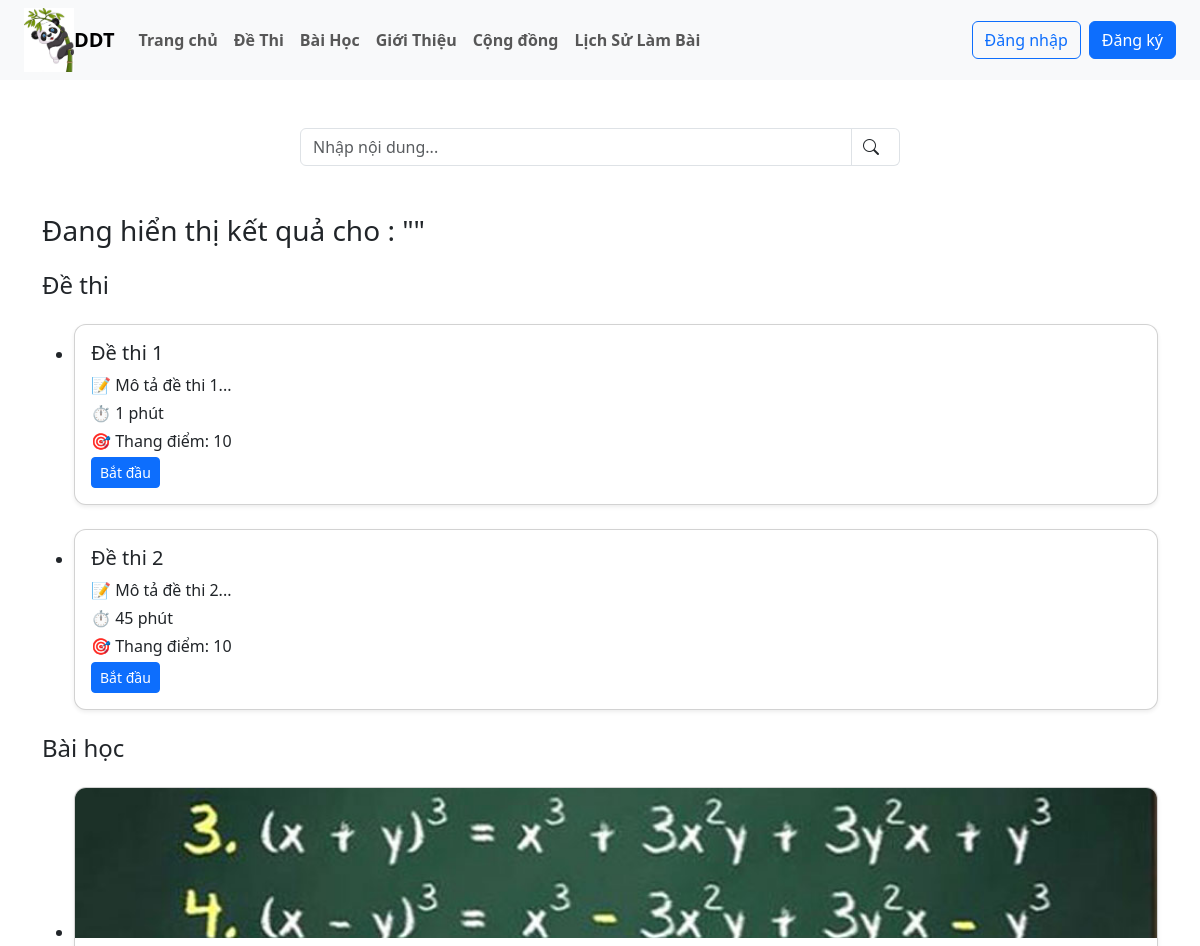
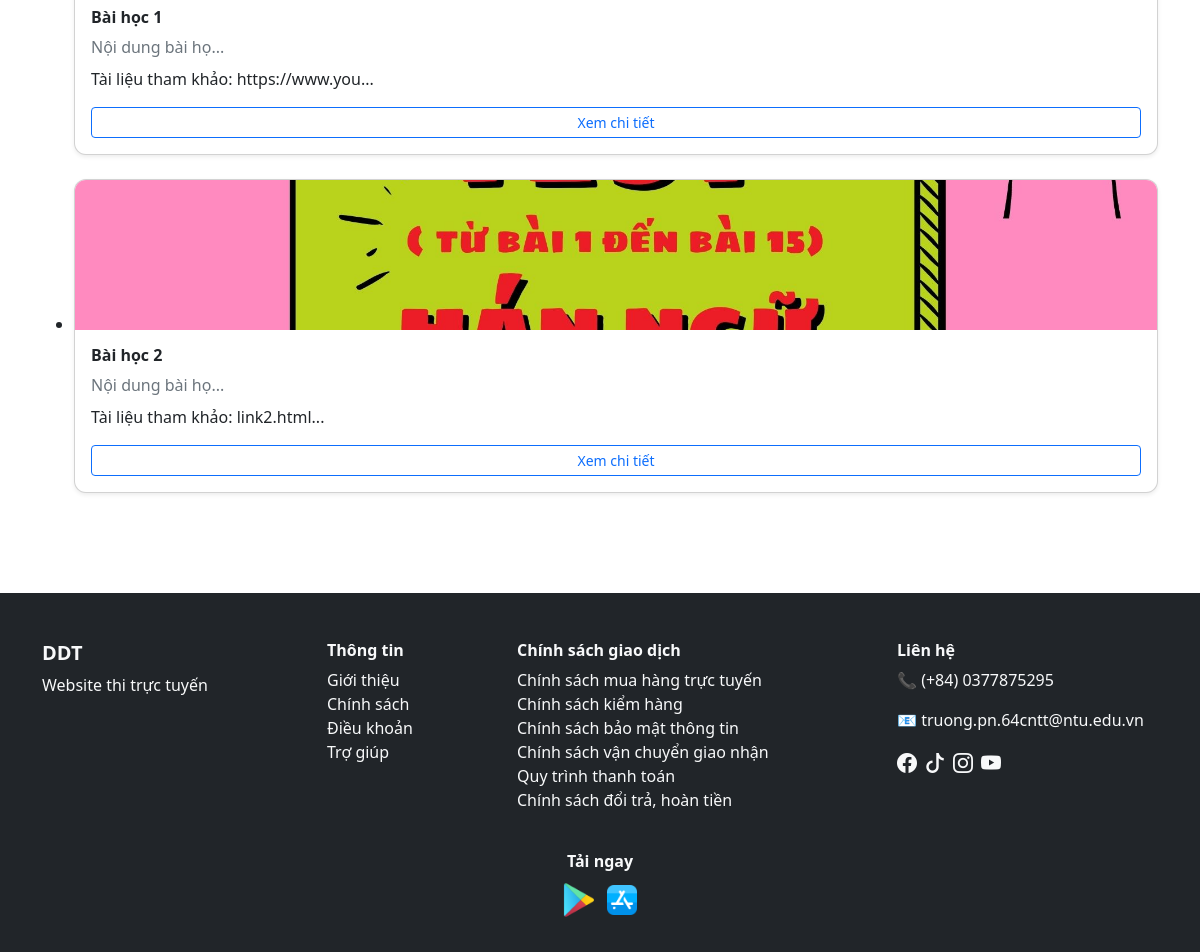
/user/tim_kiem.php, run on an earlier commit of the app's database (2 pictures, top to bottom).
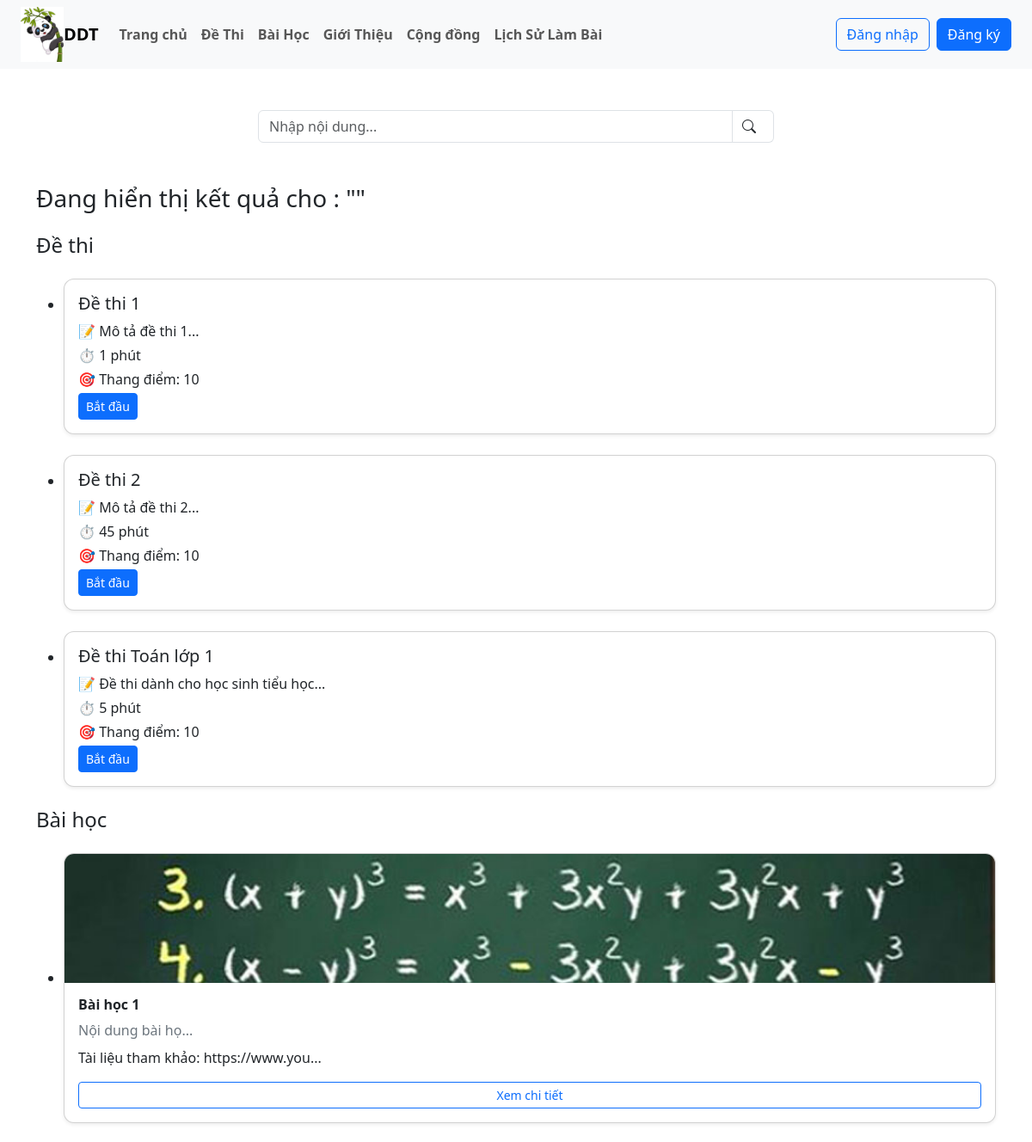
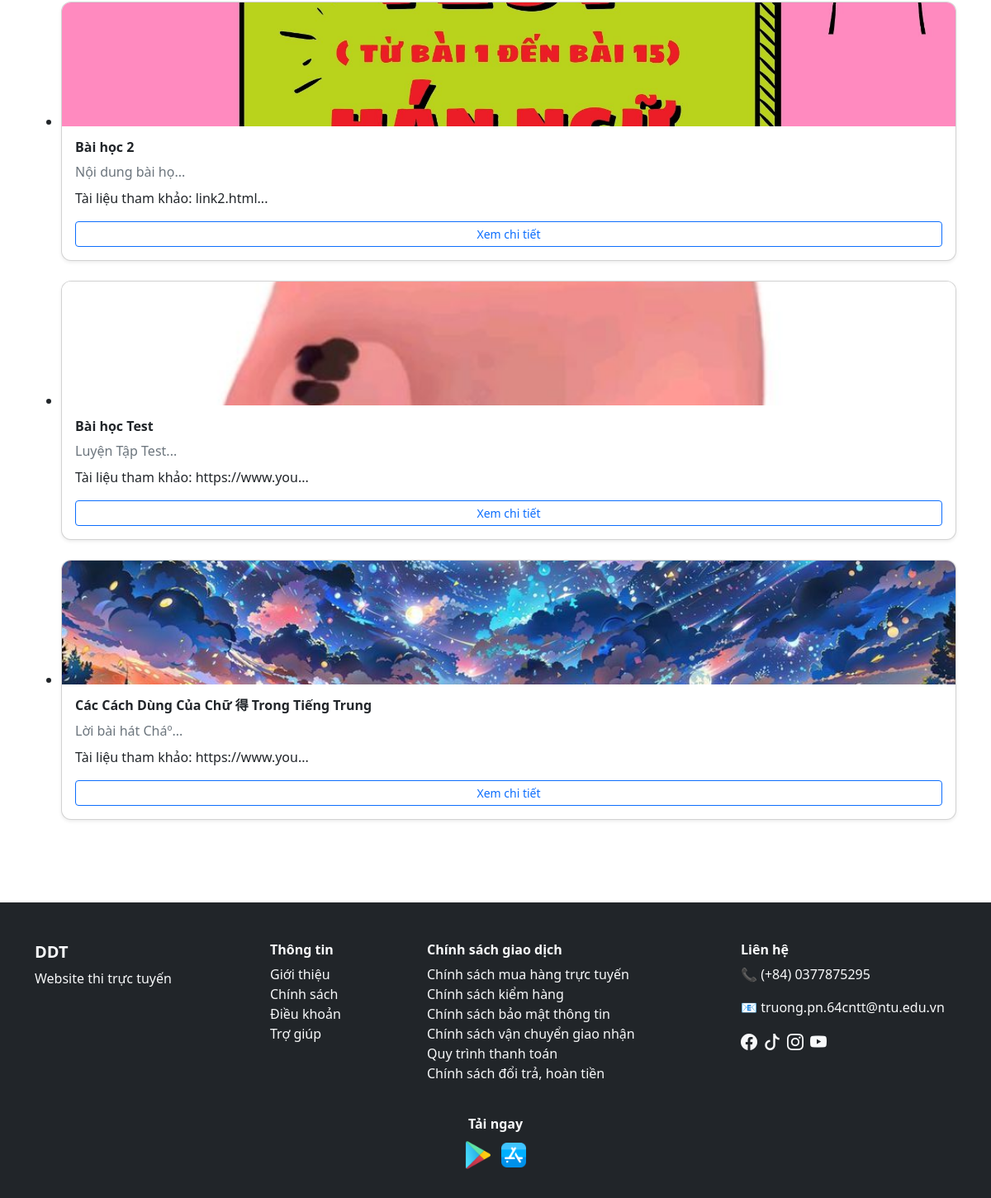
And on a later commit of the database (2 pictures, top to bottom).
### tables this page shows
CREATE TABLE `de_thi` (
  `id` varchar(10) NOT NULL,
  `id_danh_muc` int(11) DEFAULT NULL,
  `ten_de_thi` varchar(255) NOT NULL,
  `mo_ta` text DEFAULT NULL,
  `thoi_gian` int(11) DEFAULT NULL,
  `id_bai_hoc` varchar(10) DEFAULT NULL,
  `thang_diem` int(11) DEFAULT 10,
  `ngay_tao` datetime DEFAULT current_timestamp(),
  `trang_thai` tinyint(1) NOT NULL DEFAULT 0
);

CREATE TABLE `bai_hoc` (
  `id` varchar(10) NOT NULL,
  `tieu_de` varchar(255) NOT NULL,
  `noi_dung` text DEFAULT NULL,
  `anh_bai_hoc` varchar(255) DEFAULT NULL,
  `link_bai_hoc` varchar(255) DEFAULT NULL,
  `ngay_tao` datetime DEFAULT current_timestamp(),
  `id_danh_muc` int(11) DEFAULT NULL
);

### user/tim_kiem.php (the view, shortened to what this page needs)
<?php
include_once("./header.php");
$keyword = $_GET['q'] ?? '';
$keyword = mysqli_real_escape_string($dbc, $keyword);
$limit = 10;
$page_de = isset($_GET['page_de']) ? (int)$_GET['page_de'] : 1;
$start_de = ($page_de - 1) * $limit;
$page_bh = isset($_GET['page_bh']) ? (int)$_GET['page_bh'] : 1;
$start_bh = ($page_bh - 1) * $limit;
$sql_de_thi = "
    SELECT * FROM de_thi
    WHERE ten_de_thi LIKE '%$keyword%'
        OR mo_ta LIKE '%$keyword%'
    LIMIT $start_de, $limit
";
$result_de_thi = mysqli_query($dbc, $sql_de_thi);
$sql_bai_hoc = "
    SELECT * FROM bai_hoc
    WHERE tieu_de LIKE '%$keyword%'
        OR noi_dung LIKE '%$keyword%'
    LIMIT $start_bh, $limit
";
$result_bai_hoc = mysqli_query($dbc, $sql_bai_hoc);
?>
<div class="container my-4">
    <form action="tim_kiem.php" method="GET">
        <div class="d-flex justify-content-center my-5">
            <div class="input-group" style="max-width: 600px;">
                <input type="text" name="q" class="form-control" placeholder="Nhập nội dung..." required>
                <button class="input-group-text bg-white border-start-0" type="submit">
                    <i class="bi bi-search me-2"></i>
                </button>
            </div>
        </div>
    </form>
    <h3>Đang hiển thị kết quả cho : "<?= htmlspecialchars($keyword) ?>"</h3>
    <?php if (mysqli_num_rows($result_de_thi) > 0): ?>
    <h4 class="mt-4">Đề thi</h4>
    <ul>
        <?php while ($row = mysqli_fetch_assoc($result_de_thi)): ?>
        <li>
            <div class="card shadow-sm mt-4 mb-4" style="min-width: 250px;">
                <div class="card-body">
                    <h5 class="card-title"><?= $row['ten_de_thi'] ?></h5>
                    <p class="card-text mb-1">📝 <?= substr($row['mo_ta'], 0, 60) ?>...</p>
                    <p class="card-text mb-1">⏱️ <?= $row['thoi_gian'] ?> phút</p>
                    <p class="card-text mb-1">🎯 Thang điểm: <?= $row['thang_diem'] ?></p>
                    <a href="chi_tiet_de_thi.php?id=<?= $row['id'] ?>" class="btn btn-primary btn-sm">Bắt đầu</a>
                </div>
            </div>
        </li>
        <?php endwhile; ?>
    </ul>
    <?php endif; ?>
    <?php if (mysqli_num_rows($result_bai_hoc) > 0): ?>
    <h4 class="mt-4">Bài học</h4>
    <ul>
        <?php while ($row = mysqli_fetch_assoc($result_bai_hoc)): ?>
        <li>
            <div class="card shadow-sm mt-4 mb-4" style="min-width: 260px;">
                <?php if (!empty($row['anh_bai_hoc'])): ?>
                <img src="./image_baihoc/<?= $row['anh_bai_hoc'] ?>" class="card-img-top"
                    style="height: 150px; object-fit: cover;">
                <?php endif; ?>
                <div class="card-body">
                    <h6 class="card-title fw-bold"><?= $row['tieu_de'] ?></h6>
                    <p class="text-secondary mb-2">
                        <?= substr($row['noi_dung'], 0, 20) ?>...
                    </p>
                    <?php if (!empty($row['link_bai_hoc'])): ?>
                    <p>
                        Tài liệu tham khảo: <?= substr($row['link_bai_hoc'], 0, 15) ?>...
                    </p>
                    <?php endif; ?>
                    <a href="chi_tiet_bai_hoc.php?id_bh=<?= $row['id'] ?>" class="btn btn-outline-primary btn-sm w-100">
                        Xem chi tiết
                    </a>
                </div>
            </div>
        </li>
        <?php endwhile; ?>
    </ul>
    <?php endif; ?>
</div>
<?php
include_once("./footer.php");
?>

### user/header.php (shortened to what this page needs)
<!DOCTYPE html>
<html lang="vi">
<head>
    <link href="https://cdn.jsdelivr.net/npm/bootstrap@5.3.8/dist/css/bootstrap.min.css" rel="stylesheet"
>
    <link href="https://cdn.jsdelivr.net/npm/bootstrap-icons/font/bootstrap-icons.css" rel="stylesheet">
    <link rel="stylesheet" href="./CSS/style_user.css">
</head>
<body>
    <nav class="navbar navbar-expand-lg navbar-light bg-light px-4">
        <img src="../app/image/hinh-gau-truc-chibi-cute_082047594.jpg" alt="Gấu trúc cute" style="width: 50px;">
        <a class="navbar-brand fw-bold" href="./index.php">DDT</a>
        <div class="collapse navbar-collapse" id="navbarNav">
            <?php $current_page = basename($_SERVER['PHP_SELF']); ?>
            <ul class="navbar-nav me-auto mb-2 mb-lg-0 fw-bold">
                <li class="nav-item">
                    <a class="nav-link <?= ($current_page == 'index.php') ? 'active' : '' ?>" href="./index.php">Trang
                        chủ</a>
                </li>
                <li class="nav-item">
                    <a class="nav-link <?= ($current_page == 'de_thi.php') ? 'active' : '' ?>" href="./de_thi.php">Đề
                        Thi</a>
                </li>
                <li class="nav-item">
                    <a class="nav-link <?= ($current_page == 'bai_hoc.php') ? 'active' : '' ?>" href="./bai_hoc.php">Bài
                        Học</a>
                </li>
                <li class="nav-item">
                    <a class="nav-link <?= ($current_page == 'gioi_thieu.php') ? 'active' : '' ?>"
                        href="./gioi_thieu.php">Giới
                        Thiệu</a>
                </li>
                <li class="nav-item">
                    <a class="nav-link <?= ($current_page == 'cong_dong.php') ? 'active' : '' ?>"
                        href="./cong_dong.php">Cộng
                        đồng</a>
                </li>
                <li class="nav-item">
                    <a class="nav-link <?= ($current_page == 'lich_su_lam_bai.php') ? 'active' : '' ?>"
                        href="./lich_su_lam_bai.php">Lịch Sử Làm Bài</a>
                </li>
            </ul>
            <div class="d-flex align-items-center">
                <?php if (isset($_SESSION['user_id'])): ?>
                <div class="dropdown">
                    <a href="#" class="d-flex align-items-center text-decoration-none dropdown-toggle ms-2 me-2"
                        id="userDropdown" data-bs-toggle="dropdown">
                        <?php $anh_avatar =  $_SESSION['anh_dai_dien'] ?? 'default.png'; ?>
                        <img src="./image_user/<?php echo $anh_avatar ?>" alt="Ảnh đại diện" class="rounded-circle me-2"
                            style="width: 40px; height: 40px; object-fit: cover;">
                        <span><?php echo $_SESSION['ho_ten']; ?></span>
                    </a>
                    <ul class="dropdown-menu dropdown-menu-end" aria-labelledby="userDropdown">
                        <li><a class="dropdown-item" href="./person.php">Trang cá nhân</a></li>
                        <li><a class="dropdown-item" href="./logout.php">Đăng xuất</a></li>
                    </ul>
                </div>
                <?php else: ?>
                <a href="./login.php"><button class="btn btn-outline-primary me-2">Đăng nhập</button></a>
                <a href="./register.php"><button class="btn btn-primary">Đăng ký</button></a>
                <?php endif; ?>
            </div>
        </div>
    </nav>
</body>
</html>

### user/footer.php
<footer class="bg-dark text-light pt-5 pb-3 " style="margin-top: 100px;">
    <div class="container">
        <div class="row">
            <div class="col-md-3 mb-4 ">
                <h5 class="text-uppercase fw-bold">DDT</h5>
                <p>Website thi trực tuyến</p>
            </div>
            <div class="col-md-2 mb-4">
                <h6 class="fw-bold">Thông tin</h6>
                <ul class="list-unstyled">
                    <li><a href="#" class="text-light text-decoration-none">Giới thiệu</a></li>
                    <li><a href="#" class="text-light text-decoration-none">Chính sách</a></li>
                    <li><a href="#" class="text-light text-decoration-none">Điều khoản</a></li>
                    <li><a href="#" class="text-light text-decoration-none">Trợ giúp</a></li>
                </ul>
            </div>
            <div class="col-md-4 mb-4">
                <h6 class="fw-bold">Chính sách giao dịch</h6>
                <ul class="list-unstyled">
                    <li><a href="#" class="text-light text-decoration-none">Chính sách mua hàng trực tuyến</a></li>
                    <li><a href="#" class="text-light text-decoration-none">Chính sách kiểm hàng</a></li>
                    <li><a href="#" class="text-light text-decoration-none">Chính sách bảo mật thông tin</a></li>
                    <li><a href="#" class="text-light text-decoration-none">Chính sách vận chuyển giao nhận</a></li>
                    <li><a href="#" class="text-light text-decoration-none">Quy trình thanh toán</a></li>
                    <li><a href="#" class="text-light text-decoration-none">Chính sách đổi trả, hoàn tiền</a></li>
                </ul>
            </div>
            <div class="col-md-3 mb-4">
                <h6 class="fw-bold">Liên hệ</h6>
                <p>📞 (+84) 0377875295</p>
                <p>📧 truong.pn.64cntt@ntu.edu.vn</p>
                <div class="d-flex gap-2">
                    <a href="#"><i class="bi bi-facebook text-light fs-5"></i></a>
                    <a href="#"><i class="bi bi-tiktok text-light fs-5"></i></a>
                    <a href="#"><i class="bi bi-instagram text-light fs-5"></i></a>
                    <a href="#"><i class="bi bi-youtube text-light fs-5"></i></a>
                </div>
            </div>
        </div>
        <div class="row mb-3">
            <div class="col text-center">
                <h6 class="fw-bold">Tải ngay</h6>
                <a href="#"><img src="../app/image/icons8-google-play-48.png" alt="Google Play"
                        style="height:40px;"></a>
                <a href="#"><img src="../app/image/icons8-app-store-48.png" alt="App Store" style="height:40px;"></a>
            </div>
        </div>
    </div>
</footer>

### user/CSS/style_user.css (style rules this page uses)
.nav-link { transition: background-color 0.3s ease, color 0.3s ease; }
.card { border-radius: 12px; overflow: hidden; }

What changed in the data, as far as the page shows it:
added de_thi: ten_de_thi "Đề thi Toán lớp 1", mo_ta "Đề thi dành cho học sinh tiểu học", thoi_gian "5", thang_diem "10"
added bai_hoc: anh_bai_hoc (picture), tieu_de "Bài học Test", noi_dung "Luyện Tập Test", link_bai_hoc "https://www.you"
added bai_hoc: anh_bai_hoc (picture), tieu_de "Các Cách Dùng Của Chữ 得 Trong Tiếng Trung", noi_dung "Lời bài hát Cháº", link_bai_hoc "https://www.you"
